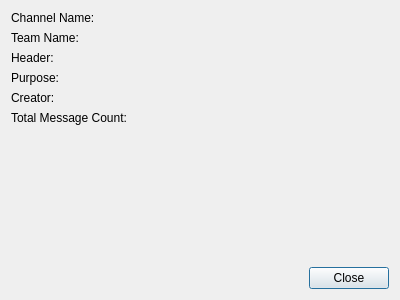
<?xml version="1.0" encoding="UTF-8"?>
<ui version="4.0">
 <class>ChannelInfoDialog</class>
 <widget class="QDialog" name="ChannelInfoDialog">
  <property name="geometry">
   <rect>
    <x>0</x>
    <y>0</y>
    <width>400</width>
    <height>300</height>
   </rect>
  </property>
  <property name="windowTitle">
   <string>Dialog</string>
  </property>
  <layout class="QVBoxLayout" name="verticalLayout_3">
   <item>
    <layout class="QHBoxLayout" name="horizontalLayout">
     <item>
      <layout class="QVBoxLayout" name="labels">
       <item>
        <widget class="QLabel" name="nameLabel">
         <property name="text">
          <string>Channel Name:</string>
         </property>
        </widget>
       </item>
       <item>
        <widget class="QLabel" name="teamLabel">
         <property name="text">
          <string>Team Name:</string>
         </property>
        </widget>
       </item>
       <item>
        <widget class="QLabel" name="headerLabel">
         <property name="text">
          <string>Header:</string>
         </property>
        </widget>
       </item>
       <item>
        <widget class="QLabel" name="purposeLabel">
         <property name="text">
          <string>Purpose:</string>
         </property>
        </widget>
       </item>
       <item>
        <widget class="QLabel" name="creatorLabel">
         <property name="text">
          <string>Creator:</string>
         </property>
        </widget>
       </item>
       <item>
        <widget class="QLabel" name="messageCountLabel">
         <property name="text">
          <string>Total Message Count:</string>
         </property>
        </widget>
       </item>
       <item>
        <spacer name="verticalSpacer">
         <property name="orientation">
          <enum>Qt::Vertical</enum>
         </property>
         <property name="sizeHint" stdset="0">
          <size>
           <width>20</width>
           <height>40</height>
          </size>
         </property>
        </spacer>
       </item>
      </layout>
     </item>
     <item>
      <layout class="QVBoxLayout" name="values">
       <item>
        <widget class="QLabel" name="nameValue">
         <property name="text">
          <string/>
         </property>
        </widget>
       </item>
       <item>
        <widget class="QLabel" name="teamValue">
         <property name="text">
          <string/>
         </property>
        </widget>
       </item>
       <item>
        <widget class="QLabel" name="headerValue">
         <property name="text">
          <string/>
         </property>
        </widget>
       </item>
       <item>
        <widget class="QLabel" name="purposeValue">
         <property name="text">
          <string/>
         </property>
        </widget>
       </item>
       <item>
        <widget class="QLabel" name="creatorValue">
         <property name="text">
          <string/>
         </property>
        </widget>
       </item>
       <item>
        <widget class="QLabel" name="messageCountValue">
         <property name="text">
          <string/>
         </property>
        </widget>
       </item>
       <item>
        <spacer name="verticalSpacer_2">
         <property name="orientation">
          <enum>Qt::Vertical</enum>
         </property>
         <property name="sizeHint" stdset="0">
          <size>
           <width>20</width>
           <height>40</height>
          </size>
         </property>
        </spacer>
       </item>
      </layout>
     </item>
    </layout>
   </item>
   <item>
    <widget class="QDialogButtonBox" name="buttonBox">
     <property name="orientation">
      <enum>Qt::Horizontal</enum>
     </property>
     <property name="standardButtons">
      <set>QDialogButtonBox::Close</set>
     </property>
    </widget>
   </item>
  </layout>
 </widget>
 <resources/>
 <connections>
  <connection>
   <sender>buttonBox</sender>
   <signal>accepted()</signal>
   <receiver>ChannelInfoDialog</receiver>
   <slot>accept()</slot>
   <hints>
    <hint type="sourcelabel">
     <x>248</x>
     <y>254</y>
    </hint>
    <hint type="destinationlabel">
     <x>157</x>
     <y>274</y>
    </hint>
   </hints>
  </connection>
  <connection>
   <sender>buttonBox</sender>
   <signal>rejected()</signal>
   <receiver>ChannelInfoDialog</receiver>
   <slot>reject()</slot>
   <hints>
    <hint type="sourcelabel">
     <x>316</x>
     <y>260</y>
    </hint>
    <hint type="destinationlabel">
     <x>286</x>
     <y>274</y>
    </hint>
   </hints>
  </connection>
 </connections>
</ui>
